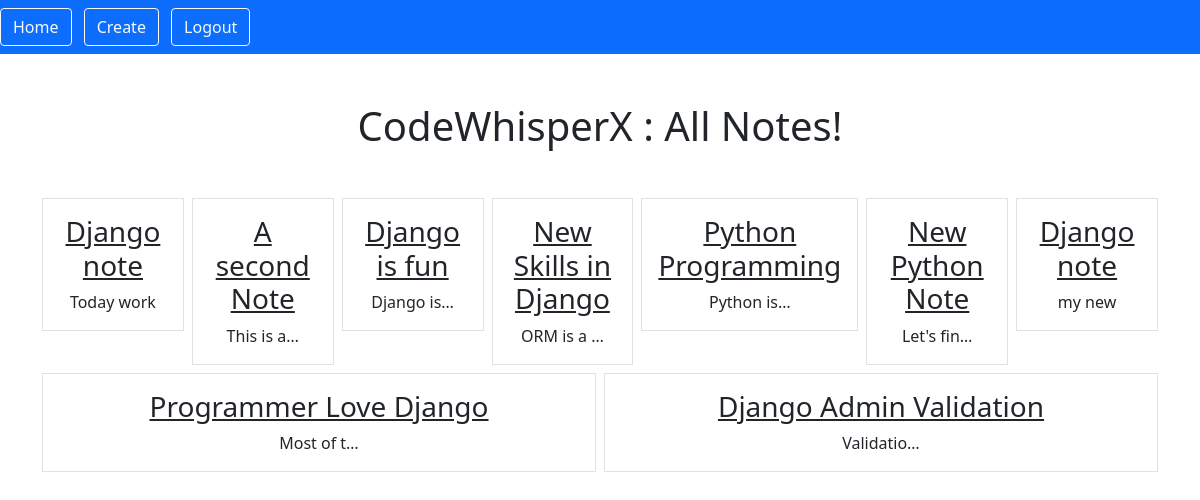
Page /smart/notes (signed in) on the earlier database version.
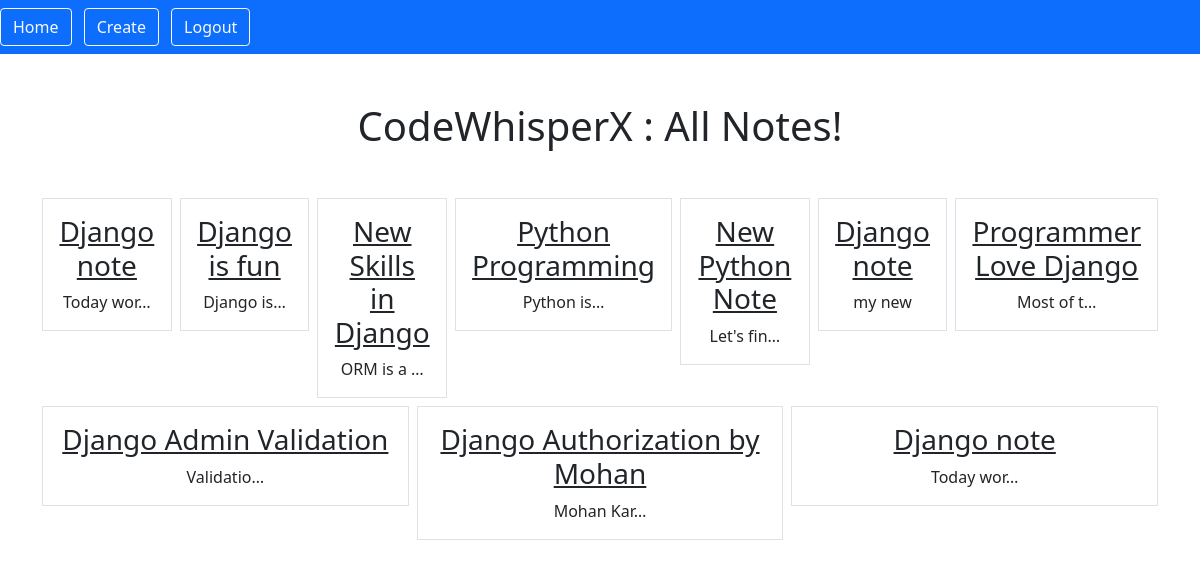
Same page on the later database version.
### notes/models.py (models this page shows)
class Notes(models.Model):
    title = models.CharField(max_length = 200)
    text = models.TextField()
    created = models.DateTimeField(auto_now_add = True)
    user = models.ForeignKey(User, on_delete=models.CASCADE, related_name="notes")

### notes/views.py (the view)
# urls.py: path('notes', views.NoteListView.as_view(), name="notes.list"),
class NoteListView(LoginRequiredMixin, ListView):
    model = Notes
    context_object_name = "notes"
    template_name = "notes/notes_list.html"
    login_url = "/admin"
    def get_queryset(self):
        return self.request.user.notes.all()

### notes/templates/notes/notes_list.html (shortened to what this page needs)
{% extends "base.html" %}
{% block content %}
<h1 class = "my-5"> CodeWhisperX : All Notes! </h1>
        <div class="row row-cols3 g-2">
            {% for note in notes %}
            <div class="col">
                <div class="p-3 border">
                    <a href="{% url 'notes.detail' pk=note.id %}" class="text-dark text-decoration-non">
                    <h3>{{note.title}}</h3>
                    </a>
                    {{note.text|truncatechars:10}}
                </div>
            </div>
            {% endfor %}
        </div>
{% endblock %}

Differences in the rows shown:
removed Notes: title "A second Note", text "This is a…"
changed Notes (number 1 of 10 on the later page): text "Today work" → "Today wor…"
added Notes: title "Django Authorization by Mohan", text "Mohan Kar…"
added Notes: title "Django note", text "Today wor…"
